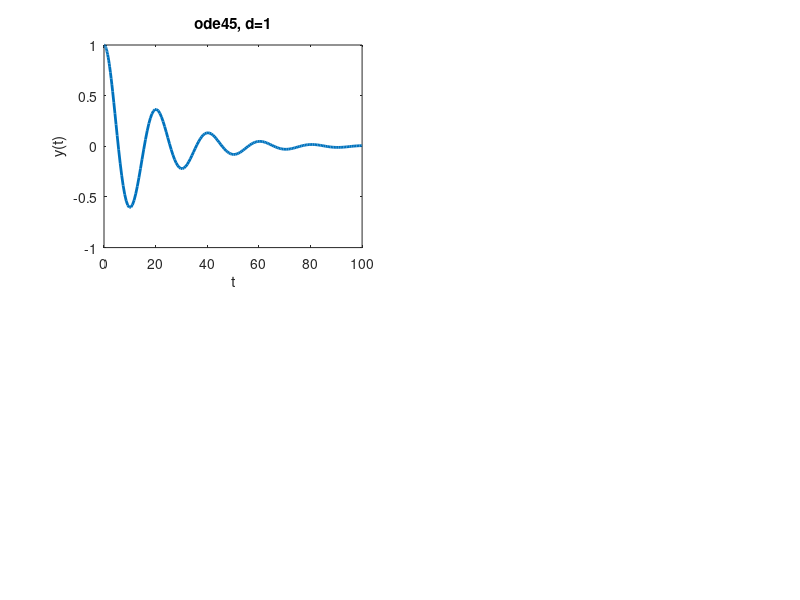

The MATLAB source for this figure: (Note: this script raises an error after producing the figure.)
%-- Kap_08_FederMasse.m
function Feder_Masse_Daempfer
%-- Feder-Masse-Daempfer
 tspan = [0 100]; d = 1;
 y0 = [1;0]; options=odeset('Stats','on');
 [t,y] = ode45(@(t,y) dgl_feder(t,y,d),tspan,y0,options);
 subplot(2,2,1); plot(t,y(:,1),'Linewidth',2); 
 title('ode45, d=1'); xlabel('t'); ylabel('y(t)');
 [t,y] = ode15s(@(t,y) dgl_feder(t,y,d),tspan,y0,options);
 subplot(2,2,2); plot(t,y(:,1),'Linewidth',2); 
 title('ode15s, d=1'); xlabel('t'); ylabel('y(t)');
%-- d=1000
 tspan = [0 10000]; d = 1000;
 [t,y] = ode45(@(t,y) dgl_feder(t,y,d),tspan,y0,options);
 subplot(2,2,3); plot(t,y(:,1),'Linewidth',2); 
 title('ode45, d=1000'); xlabel('t'); ylabel('y(t)');
 [t,y] = ode15s(@(t,y) dgl_feder(t,y,d),tspan,y0,options);
 subplot(2,2,4); plot(t,y(:,1),'Linewidth',2); 
 title('ode15s, d=1000'); xlabel('t'); ylabel('y(t)');
end

function dy = dgl_feder(t,y,d)
 m = 10; k = 1;
 dy = [y(2); -k/m*y(1)-d/m*y(2)];
end
